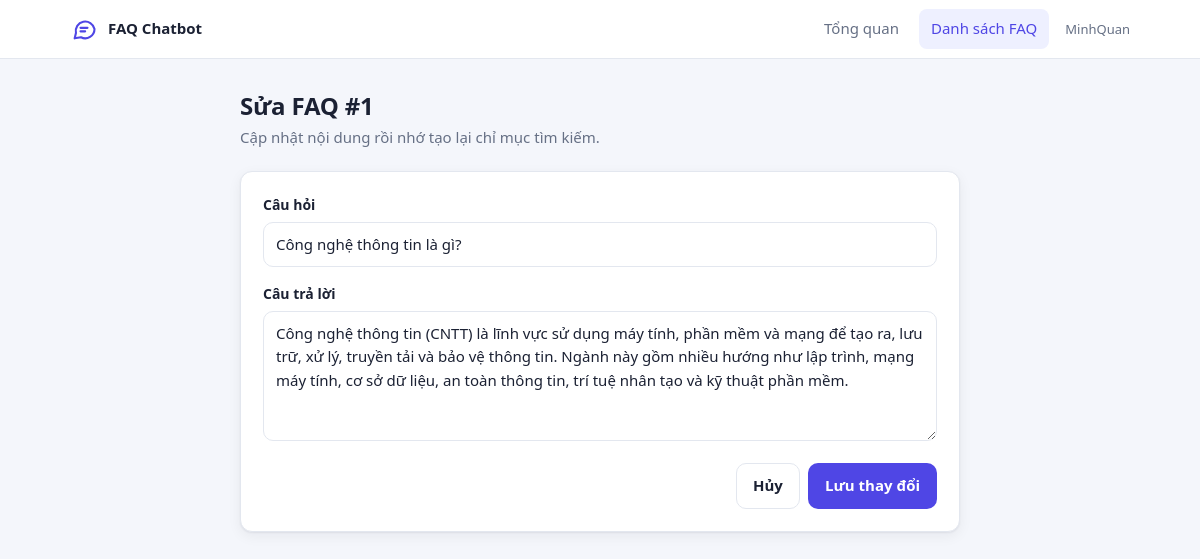
Screenshot of /view_faq/edit/1 (signed in) with the database file from the repository.
### models.py (models this page shows, shortened)
class User(UserMixin, db.Model):
    __tablename__ = "User"
    id: Mapped[int] = mapped_column(primary_key=True)
    username: Mapped[str] = mapped_column( unique=True)
    password: Mapped[str] = mapped_column()

class Faq_User ( db.Model):
    __tablename__ = "Faq_User"
    id: Mapped[int] = mapped_column(primary_key=True)
    ask: Mapped[str] = mapped_column()
    answer: Mapped[str] = mapped_column()

### routes/routes.py (the view, shortened to what this page needs)
    @app.route("/view_faq/edit/<int:id>", methods =["GET", "POST"])
    @login_required
    def edit(id):
        faq = db.session.get(Faq_User, id)
        if faq is None:
            return jsonify({"error": "FAQ not found"}), 404
        return render_template("editFaq.html", faq=faq)

### app.py (called while the page is built)
@login_manager.user_loader
def load_user(user_id):
	from models import User
	return db.session.get(User, int(user_id))

### templates/editFaq.html (shortened to what this page needs)
{% extends "base.html" %}
{% block body %}
<main class="container" style="max-width:760px">
  <div class="page-head">
    <div><h1>Sửa FAQ #{{ faq.id }}</h1><p>Cập nhật nội dung rồi nhớ tạo lại chỉ mục tìm kiếm.</p></div>
  </div>
  <section class="card">
    <form action="{{ url_for('edit', id=faq.id) }}" method="POST" data-loading="Đang lưu...">
      <div class="field"><label for="q">Câu hỏi</label>
        <input id="q" name="question" type="text" value="{{ faq.ask }}" required></div>
      <div class="field"><label for="a">Câu trả lời</label>
        <textarea id="a" name="answer" required>{{ faq.answer }}</textarea></div>
      <div class="row" style="justify-content:flex-end">
        <a class="btn ghost" href="{{ url_for('view_faq') }}">Hủy</a>
        <button class="btn" type="submit">Lưu thay đổi</button>
      </div>
    </form>
  </section>
</main>
{% endblock %}

### templates/base.html (shortened to what this page needs)
<!DOCTYPE html>
<html lang="vi">
<head>
  <link rel="stylesheet" href="{{ url_for('static', filename='css/style.css') }}">
</head>
<body>
{% if current_user.is_authenticated %}
<header class="nav"><div class="nav-in">
  <a class="brand" href="{{ url_for('index') }}">
    <svg viewBox="0 0 24 24" fill="none" stroke="currentColor" stroke-width="1.8" stroke-linecap="round" stroke-linejoin="round"><path d="M21 12a8 8 0 0 1-11.6 7.1L4 20l1.1-4.6A8 8 0 1 1 21 12z"/><path d="M9 11h6M9 14h4"/></svg>
    FAQ Chatbot
  </a>
  <a class="link {{ 'on' if request.endpoint == 'index' }}" href="{{ url_for('index') }}">Tổng quan</a>
  <a class="link {{ 'on' if request.endpoint in ('view_faq','edit') }}" href="{{ url_for('view_faq') }}">Danh sách FAQ</a>
  <span class="user">{{ current_user.username }}</span>
</div></header>
{% endif %}
{% block body %}{% endblock %}
</body>
</html>

### static/css/style.css (style rules this page uses)
:root { --bg:#f4f6fb;--card:#fff;--text:#1b2133;--muted:#667085;--border:#e3e7ef;--primary:#4f46e5;--primary-h:#4338ca;--soft:#eef0ff;--danger:#dc2626;--ok:#16a34a;--shadow:0 1px 2px rgba(16,24,40,.06),0 4px 14px rgba(16,24,40,.06);--r:12px }
* { box-sizing:border-box }
html { -webkit-text-size-adjust:100% }
body { margin:0;background:var(--bg);color:var(--text);font:15px/1.55 system-ui,-apple-system,"Segoe UI",Roboto,"Helvetica Neue",Arial,sans-serif }
a { color:var(--primary);text-decoration:none }
.nav { position:sticky;top:0;z-index:10;background:var(--card);border-bottom:1px solid var(--border) }
.nav-in { max-width:1100px;margin:auto;padding:0 20px;height:58px;display:flex;align-items:center;gap:8px }
.brand { display:flex;align-items:center;gap:10px;font-weight:700;color:var(--text);margin-right:auto }
.brand svg { width:28px;height:28px;color:var(--primary) }
.nav a.link { padding:8px 12px;border-radius:8px;color:var(--muted);font-weight:500 }
.nav a.link.on { background:var(--soft);color:var(--primary) }
.user { font-size:13px;color:var(--muted);padding-left:8px }
.container { max-width:1100px;margin:auto;padding:28px 20px 48px }
.page-head { display:flex;flex-wrap:wrap;gap:12px;align-items:center;justify-content:space-between;margin-bottom:22px }
.page-head h1 { margin:0;font-size:24px;letter-spacing:-.2px }
.page-head p { margin:2px 0 0;color:var(--muted) }
.card { background:var(--card);border:1px solid var(--border);border-radius:var(--r);box-shadow:var(--shadow);padding:22px }
.field { margin-bottom:16px }
.field label { display:block;font-weight:600;font-size:14px;margin-bottom:6px }
input,textarea { width:100%;font:inherit;color:var(--text);background:var(--card);border:1px solid var(--border);border-radius:10px;padding:10px 12px;transition:border .15s,box-shadow .15s }
textarea { min-height:130px;resize:vertical }
.btn { display:inline-flex;align-items:center;justify-content:center;gap:8px;font:inherit;font-weight:600;border:1px solid transparent;border-radius:10px;padding:10px 16px;cursor:pointer;background:var(--primary);color:#fff;transition:background .15s,opacity .15s }
.btn.ghost { background:transparent;color:var(--text);border-color:var(--border) }
.row { display:flex;gap:8px }

### rows the page displays
User: username "MinhQuan"
Faq_User: id "1", question "Công nghệ thông tin là gì?", answer "Công nghệ thông tin (CNTT) là lĩnh vực sử dụng máy tính, phần mềm và mạng để tạo ra, lưu trữ, xử lý, truyền tải và bảo vệ thông tin. Ngành này gồm nhiều hướng như lập trình, mạng máy tính, cơ sở dữ liệu, an toàn thông tin, trí tuệ nhân tạo và kỹ thuật phần mềm."
